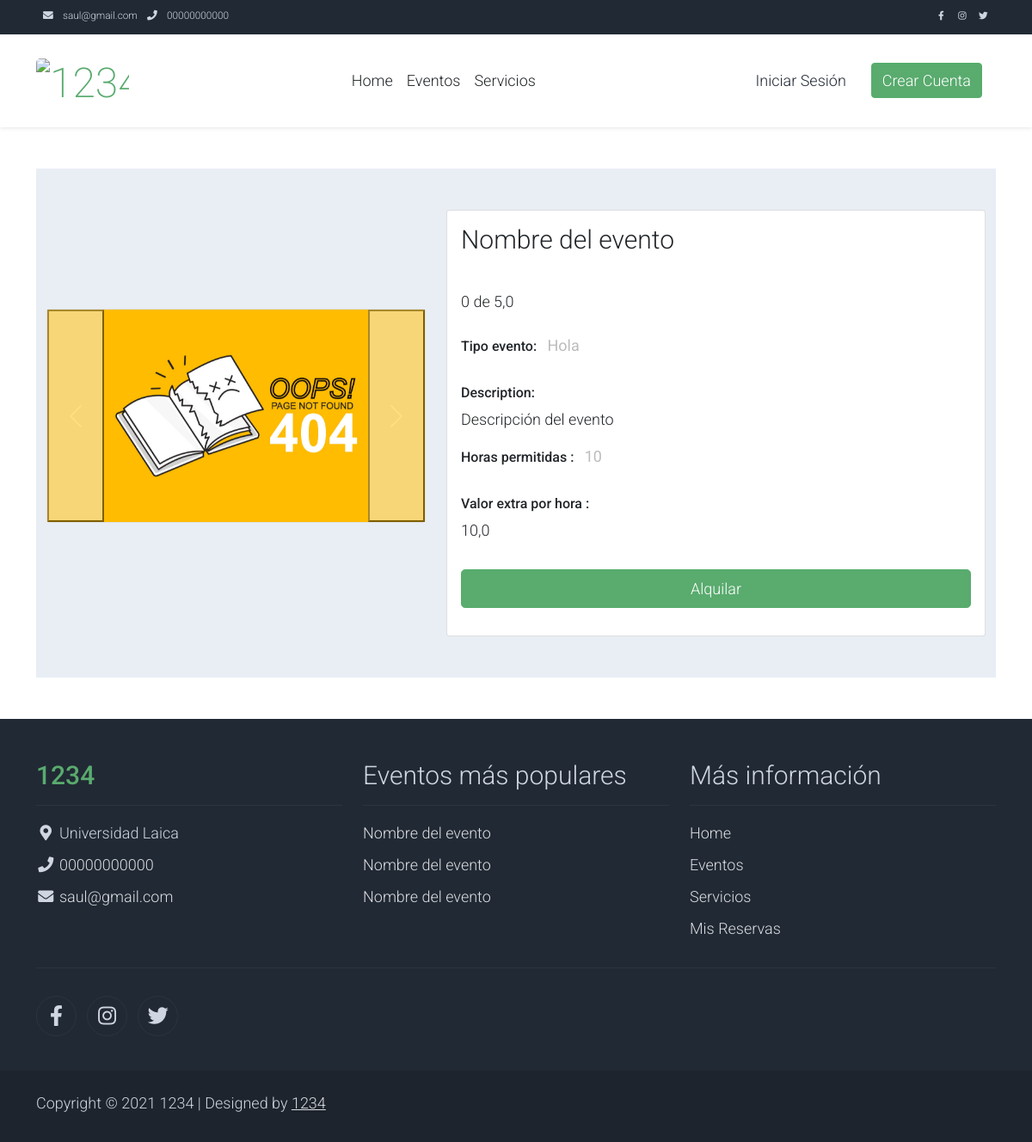
/eventos/1/, run on the app's committed database.
### negocio/models.py (models this page shows, shortened)
class ConfiguracionNegocio(models.Model):
    class Meta:
        verbose_name = "Configuración del Negocio"
        verbose_name_plural = "Configuraciones del Negocio"
    nombre = models.CharField(max_length=100, verbose_name="Nombre")
    logo = CloudinaryField("Logo", blank=True, null=True)
    direccion = models.CharField(max_length=200, verbose_name="Dirección")
    correo = models.EmailField(verbose_name="Correo Electrónico")
    telefono = models.CharField(max_length=15, verbose_name="Teléfono")
    pagina_web = models.URLField(blank=True, null=True, verbose_name="Página Web")
    red_social_facebook = models.URLField(
        blank=True, null=True, verbose_name="Red Social Facebook"
    )
    red_social_x = models.URLField(blank=True, null=True, verbose_name="Red Social X")
    red_social_instagram = models.URLField(
        blank=True, null=True, verbose_name="Red Social Instagram"
    )
    nombre_banco = models.CharField(max_length=50, verbose_name="Nombre del Banco")
    tipo_cuenta = models.CharField(max_length=20, verbose_name="Tipo de Cuenta")
    numero_cuenta = models.CharField(max_length=20, verbose_name="Número de Cuenta")
    objects = ConfiguracionNegocioManager()

### eventos/models/foto_evento.py (models this page shows, shortened)
class FotoEvento(models.Model):
    class Meta:
        verbose_name = "Foto del Evento"
        verbose_name_plural = "Fotos de los Eventos"
        ordering = ["fecha_publicacion"]
    evento = models.ForeignKey(
        Evento, on_delete=models.CASCADE, related_name="fotos", verbose_name="Evento"
    )
    foto = CloudinaryField("Foto", blank=True, null=True)
    descripcion = models.TextField(blank=True, null=True, verbose_name="Descripción")
    fecha_publicacion = models.DateTimeField(
        auto_now_add=True, verbose_name="Fecha de Publicación"
    )
    numero_likes = models.IntegerField(default=0, verbose_name="Número de Likes")

### eventos/models/evento.py (models this page shows, shortened)
class Evento(models.Model):
    class Meta:
        verbose_name = 'Evento'
        verbose_name_plural = 'Eventos'
    nombre = models.CharField(max_length=100, default='Nombre del evento', verbose_name='Nombre')
    descripcion = models.CharField(max_length=500, default='Descripción del evento', verbose_name='Descripción')
    valor_referencial = models.FloatField(default=0.0, verbose_name='Valor Referencial')
    numero_horas_permitidas = models.IntegerField(default=0, verbose_name='Número de Horas Permitidas')
    valor_extra_hora = models.FloatField(default=0.0, verbose_name='Valor Extra por Hora')
    tipo_evento = models.ForeignKey(TipoEvento, on_delete=models.CASCADE, verbose_name='Tipo de Evento')

### eventos/models/tipo_evento.py (models this page shows)
class TipoEvento(models.Model):
    class Meta:
        verbose_name = "Tipo de Evento"
        verbose_name_plural = "Tipos de Eventos"
    nombre_evento = models.CharField(max_length=100, verbose_name="Nombre del Evento")
    descripcion = models.TextField(verbose_name="Descripción")
    fecha_creacion = models.DateField(auto_now_add=True, verbose_name="Fecha de Creación")
    imagen = CloudinaryField('Foto', blank=True, null=True)
    def __str__(self) -> str:
        return f"{self.nombre_evento}"

### eventos/views.py (the view)
# urls.py: path("<int:id>/", views.evento_detalle, name="evento_detalle"),
def evento_detalle(request, id):
    evento = Evento.objects.filter(id=id).first()
    if not evento:
        return HttpResponseNotFound("Evento no encontrado")
    fotos = evento.fotos.all()
    calificaciones = evento.calificacion_evento.all()
    promedio_calificaciones = 0
    if calificaciones:
        promedio_calificaciones = sum(
            [calificacion.calificacion for calificacion in calificaciones]
        ) / len(calificaciones)
    return render(
        request,
        "eventos/detalle_evento.html",
        {
            "evento": evento,
            "promedio_range": range(0, int(promedio_calificaciones)),
            "promedio_calificaciones": promedio_calificaciones,
            "fotos": fotos,
        },
    )

### eventos/templates/eventos/detalle_evento.html
{% extends "eventos/layout/base.html" %}
{% load static %}
{% block content %}
{% include 'eventos/components/detalle.html' with item=evento fotos=fotos promedio_range=promedio_range promedio_calificaciones=promedio_calificaciones tipo="evento" %}
{% endblock %}

### core/templates/core/components/layout/nav.html
<nav class="navbar navbar-expand-lg bg-dark navbar-light d-none d-lg-block"
     id="templatemo_nav_top">
    <div class="container text-light">
        <div class="w-100 d-flex justify-content-between">
            <div>
                <i class="fa fa-envelope mx-2"></i>
                <a class="navbar-sm-brand text-light text-decoration-none"
                   href="mailto:info@company.com">{{ configuracion_negocio.correo }}</a>
                <i class="fa fa-phone mx-2"></i>
                <a class="navbar-sm-brand text-light text-decoration-none"
                   href="tel:010-020-0340">{{ configuracion_negocio.telefono }}</a>
            </div>
            <div>
                <a class="text-light"
                   href="{% if configuracion_negocio.pagina_web %}{{ configuracion_negocio.red_social_facebook }}{% else %}# {% endif %}"
                   target="_blank"
                   rel="sponsored"><i class="fab fa-facebook-f fa-sm fa-fw me-2"></i></a>
                <a class="text-light"
                   href="{% if configuracion_negocio.red_social_instagram %}{{ configuracion_negocio.red_social_instagram }}{% else %}# {% endif %}"
                   target="_blank"><i class="fab fa-instagram fa-sm fa-fw me-2"></i></a>
                <a class="text-light"
                   href="{% if configuracion_negocio.red_social_x %}{{ configuracion_negocio.red_social_x }}{% else %}# {% endif %}"
                   target="_blank"><i class="fab fa-twitter fa-sm fa-fw me-2"></i></a>
            </div>
        </div>
    </div>
</nav>

### eventos/templates/eventos/components/detalle.html (shortened to what this page needs)
<section class=" py-5">
    <div class="container " style="width: 100%;">
        <section class="bg-light">
            <div class="container pb-5">
                <div class="row">
                    <div class="col-lg-5 mt-5"
                         style="display: flex;
                                justify-content: center;
                                align-items: center;
                                gap: 2em">
                        <div class="card mb-3">{% include 'core/components/utils/carrucel.html' with fotos=fotos %}</div>
                    </div>
                    <div class="col-lg-7 mt-5">
                        <div class="card">
                            <div class="card-body">
                                <h1 class="h2">{{ item.nombre }}</h1>
                                <p class="h3 py-2">{{ valor_referencial }}</p>
                                <p class="py-2">
                                    <span class="list-inline-item text-dark">{{ promedio_calificaciones }} de 5,0</span>
                                </p>
                                <ul class="list-inline">
                                    <li class="list-inline-item">
                                        <h6>Tipo evento:</h6>
                                    </li>
                                    <li class="list-inline-item">
                                        <p class="text-muted">
                                            <strong>{{ item.tipo_evento }}</strong>
                                        </p>
                                    </li>
                                </ul>
                                <h6>Description:</h6>
                                <p>{{ item.descripcion }}</p>
                                <ul class="list-inline">
                                    <li class="list-inline-item">
                                        <h6>Horas permitidas :</h6>
                                    </li>
                                    <li class="list-inline-item">
                                        <p class="text-muted">
                                            <strong>{{ item.numero_horas_permitidas }}</strong>
                                        </p>
                                    </li>
                                </ul>
                                <h6>Valor extra por hora :</h6>
                                <ul class="list-unstyled pb-3">
                                    <li>{{ item.valor_extra_hora }}</li>
                                </ul>
                                <div class="row pb-3">
                                    <div class="col d-grid">
                                        <a href="{% url 'alquileres:nuevo_alquiler' item.id %}"
                                           class="btn btn-success btn-lg">Alquilar</a>
                                    </div>
                                </div>
                            </div>
                        </div>
                    </div>
                </div>
            </div>
        </section>
    </div>
</section>

### core/templates/core/components/utils/carrucel.html (shortened to what this page needs)
{% load static %}
<div id="carouselExample" class="carousel slide">
    <div class="carousel-inner">
        {% if fotos %}
        {% for foto in fotos %}
        <div class="carousel-item {% if forloop.first %}active{% endif %}">
            <img class="d-block w-100"
                src="{% if foto.foto.url %}{{ foto.foto.url }}{% else %}{% static 'img/404.jpg' %}{% endif %}"
                alt="First slide">
        </div>
        {% endfor %}
        {% else %}
        <img class="d-block w-100" src="{% static 'img/404.jpg' %}" alt="First slide">
        {% endif %}
    </div>
    <button class="carousel-control-prev" type="button" data-bs-target="#carouselExample"
        data-bs-slide="prev">
        <span class="carousel-control-prev-icon" aria-hidden="true"></span>
    </button>
    <button class="carousel-control-next" type="button" data-bs-target="#carouselExample"
        data-bs-slide="next">
        <span class="carousel-control-next-icon" aria-hidden="true"></span>
    </button>
</div>

### core/templates/core/components/layout/footer.html (shortened to what this page needs)
{% load static %}
<footer class="bg-dark" id="tempaltemo_footer">
    <div class="container">
        <div class="row">
            <div class="col-md-4 pt-5">
                <h2 class="h2 text-success border-bottom pb-3 border-light logo">{{ configuracion_negocio.nombre }}</h2>
                <ul class="list-unstyled text-light footer-link-list">
                    <li>
                        <i class="fas fa-map-marker-alt fa-fw"></i>
                        {{ configuracion_negocio.direccion }}
                    </li>
                    <li>
                        <i class="fa fa-phone fa-fw"></i>
                        <a class="text-decoration-none" href="tel:{{ configuracion_negocio.telefono }}">{{ configuracion_negocio.telefono }}</a>
                    </li>
                    <li>
                        <i class="fa fa-envelope fa-fw"></i>
                        <a class="text-decoration-none" href="mailto:{{ configuracion_negocio.correo }}">{{ configuracion_negocio.correo }}</a>
                    </li>
                </ul>
            </div>
            <div class="col-md-4 pt-5">
                <h2 class="h2 text-light border-bottom pb-3 border-light">Eventos más populares</h2>
                <ul class="list-unstyled text-light footer-link-list">
                    {% for evento in eventos_mas_gustados %}
                        <li>
                            <a class="text-decoration-none" href="{% url 'eventos:evento_detalle' evento.id %}">{{ evento.nombre }}</a>
                        </li>
                    {% endfor %}
                </ul>
            </div>
            <div class="col-md-4 pt-5">
                <h2 class="h2 text-light border-bottom pb-3 border-light">Más información</h2>
                <ul class="list-unstyled text-light footer-link-list">
                    <li>
                        <a class="text-decoration-none" href="{% url 'core:home' %}">Home</a>
                    </li>
                    <li>
                        <a class="text-decoration-none" href="{% url 'eventos:eventos' %}">Eventos</a>
                    </li>
                    <li>
                        <a class="text-decoration-none" href="{% url 'servicios:servicios' %}">Servicios</a>
                    </li>
                    <li>
                        <a class="text-decoration-none" href="{% url 'alquileres:alquileres' %}">
                            {% if request.user.is_superuser %}
                                Reservas de eventos
                            {% else %}
                                Mis Reservas
                            {% endif %}
                        </a>
                    </li>
                </ul>
            </div>
        </div>
        <div class="row text-light mb-4">
            <div class="col-12 mb-3">
                <div class="w-100 my-3 border-top border-light"></div>
            </div>
            <div class="col-auto me-auto">
                <ul class="list-inline text-left footer-icons">
                    <li class="list-inline-item border border-light rounded-circle text-center">
                        <a class="text-light text-decoration-none"
                           target="_blank"
                           href="{% if configuracion_negocio.red_social_facebook %}{{ configuracion_negocio.red_social_facebook }}{% else %}# {% endif %}">
                            <i class="fab fa-facebook-f fa-lg fa-fw"></i>
                        </a>
                    </li>
                    <li class="list-inline-item border border-light rounded-circle text-center">
                        <a class="text-light text-decoration-none"
                           target="_blank"
                           href="{% if configuracion_negocio.red_social_instagram %}{{ configuracion_negocio.red_social_instagram }}{% else %}# {% endif %}">
                            <i class="fab fa-instagram fa-lg fa-fw"></i>
                        </a>
                    </li>
                    <li class="list-inline-item border border-light rounded-circle text-center">
                        <a class="text-light text-decoration-none"
                           target="_blank"
                           href="{% if configuracion_negocio.red_social_x %}{{ configuracion_negocio.red_social_x }}{% else %}# {% endif %}">
                            <i class="fab fa-twitter fa-lg fa-fw"></i>
                        </a>
                    </li>
                </ul>
            </div>
        </div>
    </div>
    <div class="w-100 bg-black py-3">
        <div class="container">
            <div class="row pt-2">
                <div class="col-12">
                    <p class="text-left text-light">
                        Copyright &copy; 2021 {{ configuracion_negocio.nombre }}
                        | Designed by <a rel="sponsored" href="https://templatemo.com" target="_blank">{{ configuracion_negocio.nombre }}</a>
                    </p>
                </div>
            </div>
        </div>
    </div>
</footer>

### data on the page
ConfiguracionNegocio: correo "saul@gmail.com", telefono "00000000000", nombre "1234", direccion "Universidad Laica"
Evento: nombre "Nombre del evento", tipo_evento "Hola", descripcion "Descripción del evento", numero_horas_permitidas "10", valor_extra_hora "10,0"
Evento: nombre "Nombre del evento"
Evento: nombre "Nombre del evento"

### other printed values
{{ promedio_calificaciones }} "0"
